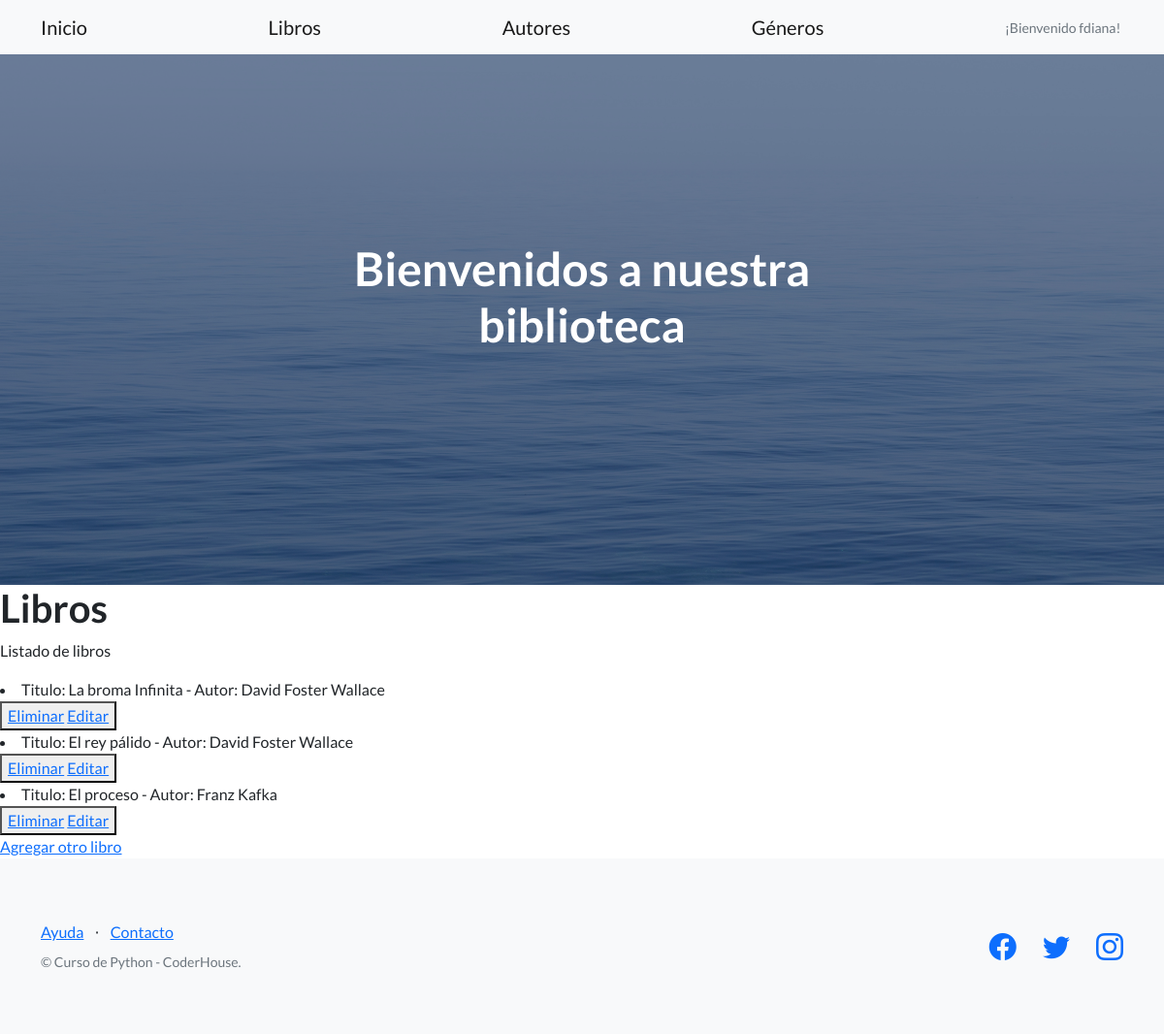
The page /libros (signed in) on the database its author committed.
### AppCoder/models.py (models this page shows)
class Libro(models.Model):
    titulo=models.CharField(max_length=40)
    autor=models.CharField(max_length=40)
    genero=models.CharField(max_length=40)
    fecha=models.CharField(max_length=40)
    def __str__(self):
        return f"Titulo: {self.titulo} - Autor: {self.autor}"

### AppCoder/views.py (the view)
# urls.py: path('libros',views.libros, name="Libros"),
def libros(request):
    libros = Libro.objects.all()
    contexto= {"libros":libros}
    return render(request, "AppCoder/libros.html", contexto)

### AppCoder/templates/AppCoder/libros.html (shortened to what this page needs)
{% extends "AppCoder/padre.html" %}
{% load static %}
{% block contenidoQueCambia %}
<h1>Libros</h1>
<p>Listado de libros</p>
<!DOCTYPE html>
<html lang="en">
    <head>
    </head>
    <body>
        <body>
            {% for l in libros %}
            <li>{{l}}</li>
            <button>
                <a href="{% url 'EliminarLibro' l.titulo %}"> Eliminar</a>
                <a href="{% url 'EditarLibro' l.titulo %}"> Editar</a>
            </button>
            {% endfor %}
            <br><a href="{% url 'LibroFormulario'%}">Agregar otro libro</a>
        </body>
    </body>
    </html>
{% endblock %}

### AppCoder/templates/AppCoder/padre.html (shortened to what this page needs)
<!DOCTYPE html>
<html lang="en">
    <head>
        {% load static %}
        <link href="https://cdn.jsdelivr.net/npm/bootstrap-icons@1.5.0/font/bootstrap-icons.css" rel="stylesheet" type="text/css" />
        <link href="{%static 'AppCoder/css/styles.css' %}" rel="stylesheet" />
    </head>
    <body>
        <nav class="navbar navbar-light bg-light static-top">
            <div class="container">
                <a class="navbar-brand" href="{% url 'Inicio' %}">Inicio</a>
                <a class="navbar-brand" href="{% url 'Libros' %}">Libros</a>
                <a class="navbar-brand" href="{% url 'Autores' %}">Autores</a>
                <a class="navbar-brand" href="{% url 'Géneros' %}">Géneros</a>
                {% if request.user.is_authenticated %}
                <p class="text-muted small mb-4 mb-lg-0"> ¡Bienvenido {{user.username}}! <img height="25px" src="{{url}}"></p>
                {% endif %}</a>
            </div>
        </nav>
        <header class="masthead">
            <div class="container position-relative">
                <div class="row justify-content-center">
                    <div class="col-xl-6">
                        <div class="text-center text-white">
                            <h1 class="mb-5">Bienvenidos a nuestra biblioteca</h1>
                        </div>
                    </div>
                </div>
            </div>
        </header>
        {% block contenidoQueCambia %}
        {% endblock %}
        <footer class="footer bg-light">
            <div class="container">
                <div class="row">
                    <div class="col-lg-6 h-100 text-center text-lg-start my-auto">
                        <ul class="list-inline mb-2">
                            <li class="list-inline-item"><a href="#!">Ayuda</a></li>
                            <li class="list-inline-item">⋅</li>
                            <li class="list-inline-item"><a href="#!">Contacto</a></li>
                        </ul>
                        <p class="text-muted small mb-4 mb-lg-0">&copy; Curso de Python - CoderHouse.</p>
                    </div>
                    <div class="col-lg-6 h-100 text-center text-lg-end my-auto">
                        <ul class="list-inline mb-0">
                            <li class="list-inline-item me-4">
                                <a href="#!"><i class="bi-facebook fs-3"></i></a>
                            </li>
                            <li class="list-inline-item me-4">
                                <a href="#!"><i class="bi-twitter fs-3"></i></a>
                            </li>
                            <li class="list-inline-item">
                                <a href="#!"><i class="bi-instagram fs-3"></i></a>
                            </li>
                        </ul>
                    </div>
                </div>
            </div>
        </footer>
    </body>
</html>

### rows shown on the page
Libro: titulo+autor "Titulo: La broma Infinita - Autor: David Foster Wallace"
Libro: titulo+autor "Titulo: El rey pálido - Autor: David Foster Wallace"
Libro: titulo+autor "Titulo: El proceso - Autor: Franz Kafka"

### other values the page prints
{{ user.username }} "fdiana"
